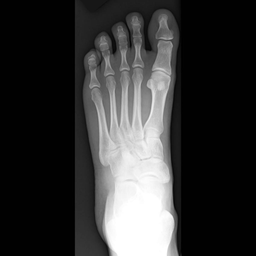
#> input picture images/1024 x 1024 (1).png, 256 x 256 px, shrunk from 1024 x 1024 before the run; its folder holds only this picture in this run
$ python key_sensitivity_analysis.py
#> lines starting #> are read from the running program, lines starting #| are printed output that depends on the picture; long printed decimals are rounded
### PWLCM.py
from PIL import Image
import numpy as np

# Piecewise Linear Chaotic Map
def pwlcm(initial,p,r,c):
    t = initial
    res = []
    for i in range(r):
        res1=[]
        for j in range(c):
            if (t >= 0 and t < p):
                t = t/p
                res1.append(t)
            elif (t >= p and t<0.5):
                t = (t-p)/(0.5-p)
                res1.append(t)
            elif (t >= 0.5 and t<1):
                t = 1-t
                if (t >= 0 and t < p):
                    t = t/p
                    res1.append(t)
                elif (t >= p and t<0.5):
                    t = (t-p)/(0.5-p)
                    res1.append(t)
        res.append(res1)
    return res

def encrypt(img, initial, p):
    M,N = img.size
    vals = [[int(i*256) for i in j] for j in pwlcm(initial, p, M, N)]
    encrypted = [[img.getpixel((i,j)) for i in range(M)] for j in range(N)]
    shift = [sum(i)%N for i in vals]
    for i in range(M):
        encrypted[i] = encrypted[i][shift[i]:] + encrypted[i][:shift[i]]
    try:
        for i in range(M):
            for j in range(N):
                encrypted[i][j] = tuple(x^vals[i][j] for x in encrypted[i][j])
    except TypeError: # in case of greyscale
        for i in range(M):
            for j in range(N):
                encrypted[i][j] = encrypted[i][j]^vals[i][j]
    return Image.fromarray(np.array(encrypted, dtype=np.uint8))


def decrypt(img, initial, p):
    M,N = img.size
    vals = [[int(i*256) for i in j] for j in pwlcm(initial, p, M, N)]
    decrypted = [[img.getpixel((i,j)) for i in range(M)] for j in range(N)]
    shift = [-sum(i)%N for i in vals]
    try:
        for i in range(M):
            for j in range(N):
                decrypted[i][j] = tuple(x^vals[i][j] for x in decrypted[i][j])
    except TypeError: # in case of greyscale
        for i in range(M):
            for j in range(N):
                decrypted[i][j] = decrypted[i][j]^vals[i][j]
    for i in range(M):
        decrypted[i] = decrypted[i][shift[i]:] + decrypted[i][:shift[i]]
    return Image.fromarray(np.array(decrypted, dtype=np.uint8))

# [10 lines that do not run on import are left out]

### LOGISTIC.py
import numpy as np
from PIL import Image

def logistic_map(x, r):
    return r*x*(1-x)

def gen_logistic_map(x0, r, n):
    x = x0
    for i in range(n):
        x = logistic_map(x, r)
        yield x

def gen_vals(x0, r, M, N):
    res = [[0 for i in range(N)] for j in range(M)]
    gen = gen_logistic_map(x0, r, M*N)
    for i in range(M):
        for j in range(N):
            res[i][j] = next(gen)
    return res

def encrypt(img, x0, r):
    M,N = img.size
    vals = gen_vals(x0, r, M, N)
    vals = [[int(i*256) for i in j] for j in vals]
    encrypted = [[img.getpixel((i,j)) for i in range(M)] for j in range(N)]
    shift = [sum(i)%N for i in vals]
    for i in range(M):
        encrypted[i] = encrypted[i][shift[i]:] + encrypted[i][:shift[i]]
    try:
        for i in range(M):
            for j in range(N):
                encrypted[i][j] = tuple(x^vals[i][j] for x in encrypted[i][j])
    except TypeError: # in case of greyscale
        for i in range(M):
            for j in range(N):
                encrypted[i][j] = encrypted[i][j]^vals[i][j]
    return Image.fromarray(np.array(encrypted, dtype=np.uint8))

def decrypt(img, x0, r):
    M,N = img.size
    vals = gen_vals(x0, r, M, N)
    vals = [[int(i*256) for i in j] for j in vals]
    decrypted = [[img.getpixel((i,j)) for i in range(M)] for j in range(N)]
    shift = [-sum(i)%N for i in vals]
    try:
        for i in range(M):
            for j in range(N):
                decrypted[i][j] = tuple(x^vals[i][j] for x in decrypted[i][j])
    except TypeError: # in case of greyscale
        for i in range(M):
            for j in range(N):
                decrypted[i][j] = decrypted[i][j]^vals[i][j]
    for i in range(M):
        decrypted[i] = decrypted[i][shift[i]:] + decrypted[i][:shift[i]]
    return Image.fromarray(np.array(decrypted, dtype=np.uint8))

# [6 lines that do not run on import are left out]

### DLSCM2.py
import cv2
from skimage.measure import shannon_entropy
from hashlib import sha256
import numpy as np
import math
import time

def encrypt(img, key=None, q=None, u=None, w=None):
    try:
       rows,cols,ch=img.shape
    except:
       rows,cols=img.shape
    x=[]
    y=[]
    z=[]
    if key:
        key = sha256(key).digest()[:12]
        q = [key[0]/key[1], key[2]/key[3], key[4]/key[5], key[6]/key[7]]
        u=float(key[8]/key[9])
        w=float(key[10]/key[11])
    else:
        if not q:
            q=[0.85,0.96,0.99,0.88]
        if not u:
            u = float(0.8)
        if not w:
            w = float(0.9)
    x.append(u)
    y.append(w)
    for count in range(0,4):
        r=q[count]
        ctr = 0
        for i in range(0,rows):
            for j in range(0,cols):
                x.append(math.sin(math.pi*(4*r*x[ctr]*(1-x[ctr])+(1-r)*math.sin(math.pi*y[ctr]))))
                y.append(math.sin(math.pi*(4*r*y[ctr]*(1-y[ctr])+(1-r)*math.sin(math.pi*x[ctr+1]))))
                ctr=ctr+1
    A=np.reshape(x[0:ctr],[rows,cols])
    F=np.reshape(y[0:ctr],[rows,cols])
    x.insert(0,x[ctr])
    y.insert(0,y[ctr])
    O=np.argsort(A,axis=0)
    t=np.zeros((rows,cols))
    po = 8
    key =256
    c=np.zeros((rows,cols))

    for a in range(rows):
        for b in range(cols):
            t[a][b] = img[a][b][0]

    for i in range(0,rows):
        if ( i == 0):
            c[i,:] = ((t[0,:]+t[rows-1,:]+t[rows-2,:]+F[:,i]*pow(2,po))%key)
        elif ( i == 1):
            c[i,:] = ((t[1,:]+c[0,:]+t[rows-1,:]+F[:,i]*pow(2,po))%key)
        else:
            c[i,:] = ((t[i,:]+c[i-1,:]+c[i-2,:]+F[:,i]*pow(2,po))%key)

    for i in range(0,cols):
        if ( i == 0):
            c[:,i] = ((t[:,0]+t[:,cols-1]+t[:,cols-2]+F[:,i]*pow(2,po))%key)
        elif ( i == 1):
            c[:,i] = ((t[:,1]+c[:,0]+t[:,cols-1]+F[:,i]*pow(2,po))%key)
        else:
            c[:,i] = ((t[:,i]+c[:,i-1]+c[:,i-2]+F[:,i]*pow(2,po))%key)

    return c

def decrypt(img, key=None, q=None, u=None, w=None):
    rows,cols=img.shape
    x=[]
    y=[]
    z=[]
    if key:
        key = sha256(key).digest()[:12]
        q = [key[0]/key[1], key[2]/key[3], key[4]/key[5], key[6]/key[7]]
        u=float(key[8]/key[9])
        w=float(key[10]/key[11])
    else:
        if not q:
            q=[0.85,0.96,0.99,0.88]
        if not u:
            u = float(0.8)
        if not w:
            w = float(0.9)
    x.append(u)
    y.append(w)
    for count in range(0,4):
        r=q[count]
        ctr = 0
        for i in range(0,rows):
            for j in range(0,cols):
                x.append(math.sin(math.pi*(4*r*x[ctr]*(1-x[ctr])+(1-r)*math.sin(math.pi*y[ctr]))))
                y.append(math.sin(math.pi*(4*r*y[ctr]*(1-y[ctr])+(1-r)*math.sin(math.pi*x[ctr+1]))))
                ctr=ctr+1
    A=np.reshape(x[0:ctr],[rows,cols])
    F=np.reshape(y[0:ctr],[rows,cols])
    x.insert(0,x[ctr])
    y.insert(0,y[ctr])
    O=np.argsort(A,axis=0)
    po = 8
    key =256
    d=np.zeros((rows,cols))
    c = img
    for i in range(0,rows):
        if (i>1):
            d[i,:] = ((c[i,:]-c[i-1,:]-c[i-2,:]-F[:,i]*pow(2,po))%key)
        elif (i==1):
            d[i,:] = ((c[1,:]-c[0,:]-c[rows-1,:]-F[:,i]*pow(2,po))%key)
        elif (i==0):
            d[i,:] = ((c[0,:]-c[rows-1,:]-c[rows-2,:]-F[:,i]*pow(2,po))%key)
    for i in range(0,cols):
        if (i>1):
            d[:,i] = ((c[:,i]-c[:,i-1]-c[:,i-2]-F[:,i]*pow(2,po))%key)
        elif (i==1):
            d[:,i] = ((c[:,1]-c[:,0]-c[:,cols-1]-F[:,i]*pow(2,po))%key)
        elif (i==0):
            d[:,i] = ((c[:,0]-c[:,cols-1]-c[:,cols-2]-F[:,i]*pow(2,po))%key)

    return d

# [6 lines that do not run on import are left out]

### LSCML.py
import cv2
import numpy as np
import math
import time
from skimage.measure import shannon_entropy
from hashlib import sha256
import matplotlib.pyplot as plt

def encrypt(img, mkey=None, q = None, u = None, w = None):
    rows, cols, ch = img.shape
    x=[]
    y=[]
    z=[]
    if mkey!=None:
        mkey = sha256(mkey).digest()[:12]
        q = [mkey[0]/mkey[1], mkey[2]/mkey[3], mkey[4]/mkey[5], mkey[6]/mkey[7]]
        q = [1.0/_ if _>1.0 else _ for _ in q]
        u=float(mkey[8]/mkey[9])
        if u>1.0:
            u=1.0/u
        w=float(mkey[10]/mkey[11])
        if w>1.0:
            w=1.0/w
    else:
        if q:
            q=[0.85,0.96,0.99,0.88]
        if u:
            u = float(0.8)
        if w:
            w = float(0.9)
    x.append(u)
    y.append(w)
    for count in range(0,4):
        r=q[count]
        ctr = 0
        for i in range(0,rows):
            for j in range(0,cols):
                x.append(math.sin(math.pi*(4*r*x[ctr]*(1-x[ctr])+(1-r)*math.sin(math.pi*y[ctr]))))
                y.append(math.sin(math.pi*(4*r*y[ctr]*(1-y[ctr])+(1-r)*math.sin(math.pi*x[ctr+1]))))
#				z.append(x[0]*y[0])
                ctr=ctr+1
    A=np.reshape(x[0:ctr],[rows,cols])
    F=np.reshape(y[0:ctr],[rows,cols])
#	A=np.reshape(z[0:ctr],[rows,cols])
#	F=np.reshape(z[0:ctr],[rows,cols])
    x.insert(0,x[ctr])
    y.insert(0,y[ctr])
    O=np.argsort(A,axis=0)
    t=np.zeros((rows,cols))
# [11 lines of commented-out code are left out]
    po = 8
    key =256
    c=np.zeros((rows,cols))
    c2 = np.zeros((rows,cols))

    for a in range(rows):
        for b in range(cols):
            t[a][b] = img[a][b][0]

    # Pixel Scrambling and Confusion

    # Pixel Scrambling Key Generation and Shuffling
    scramble_key = np.zeros((rows,cols))
    index_matrix = np.arange(rows*cols)
    np.random.shuffle(index_matrix)

    scramble_key = index_matrix.reshape([rows,cols])

    flatten_t = np.ndarray.flatten(t)
    for i in range(rows):
        for j in range(cols):
            c2[i][j] = flatten_t[scramble_key[i][j]]

    for a in range(rows):
        for b in range(cols):
            t[a][b] = c2[a][b]

    # Diffusion

    for i in range(0,rows):
        if ( i == 0):
            c[i,:] = ((t[0,:]+t[rows-1,:]+t[rows-2,:]+F[:,i]*pow(2,po))%key)
        elif ( i == 1):
            c[i,:] = ((t[1,:]+c[0,:]+t[rows-1,:]+F[:,i]*pow(2,po))%key)
        else:
            c[i,:] = ((t[i,:]+c[i-1,:]+c[i-2,:]+F[:,i]*pow(2,po))%key)

    for i in range(0,cols):
        if ( i == 0):
            c[:,i] = ((t[:,0]+t[:,cols-1]+t[:,cols-2]+F[:,i]*pow(2,po))%key)
        elif ( i == 1):
            c[:,i] = ((t[:,1]+c[:,0]+t[:,cols-1]+F[:,i]*pow(2,po))%key)
        else:
            c[:,i] = ((t[:,i]+c[:,i-1]+c[:,i-2]+F[:,i]*pow(2,po))%key)
    return c, scramble_key

def decrypt(img, scramble_key, mkey=None, q=None,u=None,w=None):
    rows, cols = img.shape
    x=[]
    y=[]
    z=[]
    if mkey!=None:
        key = sha256(mkey).digest()[:12]
        q = [key[0]/key[1], key[2]/key[3], key[4]/key[5], key[6]/key[7]]
        q = [1.0/_ if _>1.0 else _ for _ in q]
        u=float(key[8]/key[9])
        if u>1.0:
            u=1.0/u
        w=float(key[10]/key[11])
        if w>1.0:
            w=1.0/w
    else:
        if q:
            q=[0.85,0.96,0.99,0.88]
        if u:
            u = float(0.8)
        if w:
            w = float(0.9)
    x.append(u)
    y.append(w)
    for count in range(0,4):
        r=q[count]
        ctr = 0
        for i in range(0,rows):
            for j in range(0,cols):
                x.append(math.sin(math.pi*(4*r*x[ctr]*(1-x[ctr])+(1-r)*math.sin(math.pi*y[ctr]))))
                y.append(math.sin(math.pi*(4*r*y[ctr]*(1-y[ctr])+(1-r)*math.sin(math.pi*x[ctr+1]))))
                ctr=ctr+1
    A=np.reshape(x[0:ctr],[rows,cols])
    F=np.reshape(y[0:ctr],[rows,cols])
    x.insert(0,x[ctr])
    y.insert(0,y[ctr])
    O=np.argsort(A,axis=0)
    po = 8
    key =256
    d=np.zeros((rows,cols))
    c = img
    for i in range(0,rows):
        if (i>1):
            d[i,:] = ((c[i,:]-c[i-1,:]-c[i-2,:]-F[:,i]*pow(2,po))%key)
        elif (i==1):
            d[i,:] = ((c[1,:]-c[0,:]-c[rows-1,:]-F[:,i]*pow(2,po))%key)
        elif (i==0):
            d[i,:] = ((c[0,:]-c[rows-1,:]-c[rows-2,:]-F[:,i]*pow(2,po))%key)
    for i in range(0,cols):
        if (i>1):
            d[:,i] = ((c[:,i]-c[:,i-1]-c[:,i-2]-F[:,i]*pow(2,po))%key)
        elif (i==1):
            d[:,i] = ((c[:,1]-c[:,0]-c[:,cols-1]-F[:,i]*pow(2,po))%key)
        elif (i==0):
            d[:,i] = ((c[:,0]-c[:,cols-1]-c[:,cols-2]-F[:,i]*pow(2,po))%key)
    d2 = np.zeros(rows*cols)
    for i in range(rows):
        for j in range(cols):
            d2[scramble_key[i][j]] = d[i][j]

    d = d2.reshape([rows,cols])
    return d

# [6 lines that do not run on import are left out]


### key_sensitivity_analysis.py
#Python equivalent of key_sensitivity_analysis.m

from PIL import Image
import cv2
import numpy as np
from PWLCM import encrypt as pwlcm, decrypt as dpwlcm
from LOGISTIC import encrypt as logistic, decrypt as dlogistic
from DLSCM2 import encrypt as dlscm, decrypt as ddlscm
from LSCML import encrypt as lscml, decrypt as dlscml

def compare(img1, img2):
    match_count = 0
    if img1.size != img2.size:
        return -1
    if img1.mode != img2.mode:
        return -1
    for i in range(img1.size[0]):
        for j in range(img1.size[1]):
            if img1.getpixel((i,j)) == img2.getpixel((i,j)):
                match_count+=1
    percent_match = (match_count/(img1.size[0]*img1.size[1]))*100
    return percent_match

def ksa_pwlcm(fname):
#> called with fname = 'images/1024 x 1024 (1).png'
    img = Image.open(fname)
#> img is the input picture: PIL image 256x256 L; min 0, max 255, mean 52.8
    img1 = pwlcm(img, 0.5, 0.8)
#> in encrypt, `encrypted = [[img.getpixel((i,j)) for i in range(M)] for j in range(N)]`: encrypted = 256 items
    img2 = pwlcm(img, 0.5, 0.9)
    match1 = compare(img1, img2)
#> match1 = 0.459
    img3 = dpwlcm(img1, 0.5, 0.8)
#> in decrypt, `decrypted = [[img.getpixel((i,j)) for i in range(M)] for j in range(N)]`: decrypted = 256 items
    img4 = dpwlcm(img1, 0.6, 0.9)
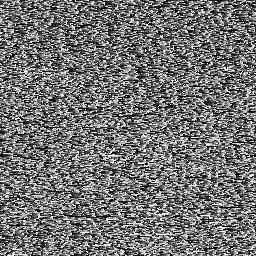
#> img4: PIL image 256x256 L; min 0, max 255, mean 115.1
    match2 = compare(img3, img4)
#> match2 = 0.464
    print(fname + ': ', str(match1) + '%, ' + str(match2) + '%' ,sep='\t')
#| images/1024 x 1024 (1).png: 	0.4593%, 0.4639%

def ksa_logistic(fname):
    img = Image.open(fname)
    img1 = logistic(img, 0.5, 3.8)
#> in encrypt, `encrypted = [[img.getpixel((i,j)) for i in range(M)] for j in range(N)]`: encrypted = 256 items
    img2 = logistic(img, 0.5, 3.9)
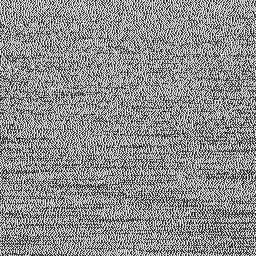
#> img2: PIL image 256x256 L; min 0, max 255, mean 141.3
    match1 = compare(img1, img2)
#> match1 = 0.392
    img3 = dlogistic(img1, 0.5, 3.8)
#> in decrypt, `decrypted = [[img.getpixel((i,j)) for i in range(M)] for j in range(N)]`: decrypted = 256 items
    img4 = dlogistic(img1, 0.6, 3.9)
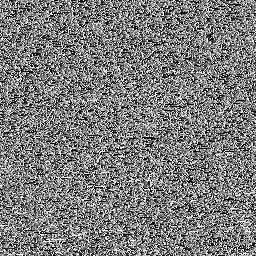
#> img4: PIL image 256x256 L; min 0, max 255, mean 123.8
    match2 = compare(img3, img4)
#> match2 = 0.377
    print(fname + ': ', str(match1) + '%, ' + str(match2) + '%' ,sep='\t')
#| images/1024 x 1024 (1).png: 	0.3922%, 0.3769%

def ksa_2dlscm(fname):
#> called with fname = 'images/1024 x 1024 (1).png'
    img = Image.open(fname)
    #convert PIL image to cv2 image
    img = cv2.cvtColor(np.array(img), cv2.COLOR_RGB2BGR)
#> img: shape (256, 256, 3)
    img1 = dlscm(img, key=None, q=[0.85,0.96,0.99,0.88],u=0.8,w=0.9)
    img2 = dlscm(img, key=None, q=[0.85,0.96,0.99,0.88],u=0.7,w=0.9)
    img3 = ddlscm(img1, key=None, q=[0.85,0.96,0.99,0.88],u=0.8,w=0.9)
    img4 = ddlscm(img1, key=None, q=[0.95,0.84,0.98,0.87],u=0.5,w=0.9)
#> call 2 of decrypt, with u = 0.5, w = 0.9
#> after the loop in decrypt (call 2), `for i in range(0,cols):`:
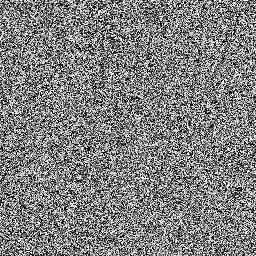
#> d: shape (256, 256) float64; min 0.00118, max 256, mean 129.1; drawn with min black and max white
    img1 = Image.fromarray(img1)
#> img1: PIL image 256x256 F
    img2 = Image.fromarray(img2)
#> img2: PIL image 256x256 F
    img3 = Image.fromarray(img3)
    img4 = Image.fromarray(img4)
#> img4: PIL image 256x256 F
    match1 = compare(img1, img2)
#> match1 = 0.00153
    match2 = compare(img3, img4)
#> match2 = 0.00153
    print(fname + ': ', str(match1) + '%, ' + str(match2) + '%' ,sep='\t')
#| images/1024 x 1024 (1).png: 	0.001526%, 0.001526%

def ksa_lscml(fname):
    img = Image.open(fname)
    img = cv2.cvtColor(np.array(img), cv2.COLOR_RGB2BGR)
    img1,sk1 = lscml(img, mkey=None, q=[0.85,0.96,0.99,0.88], u=0.8, w=0.9)
    img2,sk2 = lscml(img, mkey=None, q=[0.85,0.96,0.99,0.88], u=0.7, w=0.9)
#> call 2 of encrypt, with u = 0.7, w = 0.9
#> after the loop in encrypt (call 2), `for i in range(rows):`:
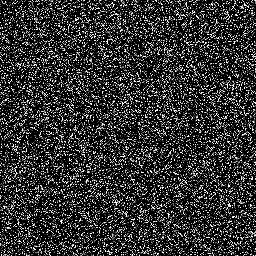
#> c2: shape (256, 256) float64; min 0, max 255, mean 52.8
#> after the loop in encrypt (call 2), `for i in range(0,cols):`:
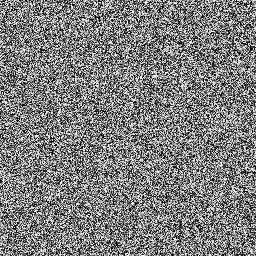
#> c: shape (256, 256) float64; min 0.00456, max 256, mean 127.3; drawn with min black and max white
    img3 = dlscml(img1, sk1, mkey=None, q=[0.85,0.96,0.99,0.88], u=0.8, w=0.9)
    img4 = dlscml(img1, sk2, mkey=None, q=[0.95,0.84,0.98,0.87], u=0.5, w=0.9)
#> call 2 of decrypt, with u = 0.5, w = 0.9
#> in decrypt (call 2), `d = d2.reshape([rows,cols])`:
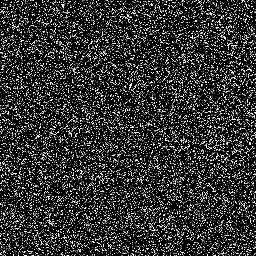
#> d: shape (256, 256) float64; min 0, max 256, mean 53.4; drawn with min black and max white
    img1 = Image.fromarray(img1)
    img2 = Image.fromarray(img2)
    img3 = Image.fromarray(img3)
    img4 = Image.fromarray(img4)
    match1 = compare(img1, img2)
#> match1 = 0.107
    match2 = compare(img1, img2)
#> match2 = 0.107
    print(fname + ': ', str(match1) + '%, ' + str(match2) + '%' ,sep='\t')
#| images/1024 x 1024 (1).png: 	0.1068%, 0.1068%

if __name__=='__main__':
    import os
    print("PWLCM Key sensitivity: ")
    print("Name\t\tEnc\t\tDec")
    for img in os.listdir('images'):
        ksa_pwlcm('images/'+img)
    print("\nLOGISTIC Key sensitivity: ")
    print("Name\t\tEnc\t\tDec")
    for img in os.listdir('images'):
        ksa_logistic('images/'+img)
    print('\n2DLSCM Key sensitivity: ')
    print("Name\t\tEnc\t\tDec")
    for img in os.listdir('images'):
        ksa_2dlscm('images/'+img)
    print('\nLSCML Key sensitivity: ')
    print("Name\t\tEnc\t\tDec")
    for img in os.listdir('images'):
        ksa_lscml('images/'+img)

$ run again, on images/8.bmp
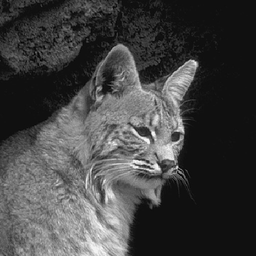
#> input picture images/8.bmp, 256 x 256 px, shrunk from 512 x 512 before the run
#> in ksa_pwlcm, img is the input picture: PIL image 256x256 RGB; min 0, max 249, mean 66.9
#> in encrypt, `encrypted = [[img.getpixel((i,j)) for i in range(M)] for j in range(N)]`: encrypted = 256 items
#> in ksa_pwlcm, `match1 = compare(img1, img2)`: match1 = 0.407
#> in decrypt, `decrypted = [[img.getpixel((i,j)) for i in range(M)] for j in range(N)]`: decrypted = 256 items
#> in ksa_pwlcm, `match2 = compare(img3, img4)`: match2 = 0.409
#| images/8.bmp: 	0.4074%, 0.4089%
#> in encrypt, `encrypted = [[img.getpixel((i,j)) for i in range(M)] for j in range(N)]`: encrypted = 256 items
#> in ksa_logistic, `match1 = compare(img1, img2)`: match1 = 0.465
#> in decrypt, `decrypted = [[img.getpixel((i,j)) for i in range(M)] for j in range(N)]`: decrypted = 256 items
#> in ksa_logistic, `match2 = compare(img3, img4)`: match2 = 0.403
#| images/8.bmp: 	0.4654%, 0.4028%
#> after the loop in decrypt (call 2), `for i in range(0,cols):`:
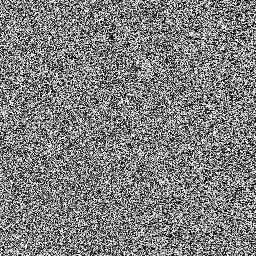
#> d: shape (256, 256) float64; min 0.00551, max 256, mean 127.9; drawn with min black and max white
#> in ksa_2dlscm, `match1 = compare(img1, img2)`: match1 = 0.00153
#| images/8.bmp: 	0.001526%, 0.001526%
#> in decrypt (call 2), `d = d2.reshape([rows,cols])`:
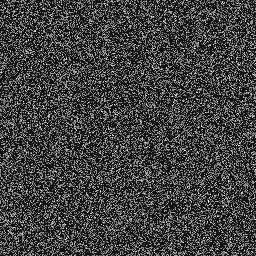
#> d: shape (256, 256) float64; min 0, max 255.2, mean 67.4; drawn with min black and max white
#> in ksa_lscml, `match1 = compare(img1, img2)`: match1 = 0.0626
#| images/8.bmp: 	0.06256%, 0.06256%

$ run again, on images/airplaneU2.bmp
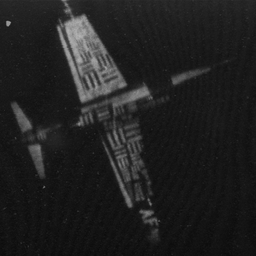
#> input picture images/airplaneU2.bmp, 256 x 256 px, shrunk from 1024 x 1024 before the run
#> in ksa_pwlcm, img is the input picture: PIL image 256x256 RGB; min 11, max 181, mean 32.5
#> in encrypt, `encrypted = [[img.getpixel((i,j)) for i in range(M)] for j in range(N)]`: encrypted = 256 items
#> in ksa_pwlcm, `match1 = compare(img1, img2)`: match1 = 0.513
#> in decrypt, `decrypted = [[img.getpixel((i,j)) for i in range(M)] for j in range(N)]`: decrypted = 256 items
#> in ksa_pwlcm, `match2 = compare(img3, img4)`: match2 = 0.562
#| images/airplaneU2.bmp: 	0.5127%, 0.5615%
#> in encrypt, `encrypted = [[img.getpixel((i,j)) for i in range(M)] for j in range(N)]`: encrypted = 256 items
#> in ksa_logistic, `match1 = compare(img1, img2)`: match1 = 0.414
#> in decrypt, `decrypted = [[img.getpixel((i,j)) for i in range(M)] for j in range(N)]`: decrypted = 256 items
#> in ksa_logistic, `match2 = compare(img3, img4)`: match2 = 0.42
#| images/airplaneU2.bmp: 	0.4135%, 0.4196%
#> after the loop in decrypt (call 2), `for i in range(0,cols):`:
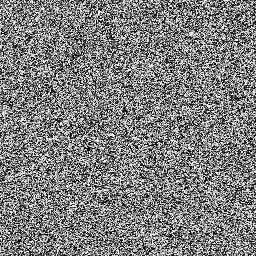
#> d: shape (256, 256) float64; min 0.00143, max 256, mean 128; drawn with min black and max white
#> in ksa_2dlscm, `match1 = compare(img1, img2)`: match1 = 0.00153
#| images/airplaneU2.bmp: 	0.001526%, 0.001526%
#> in decrypt (call 2), `d = d2.reshape([rows,cols])`:
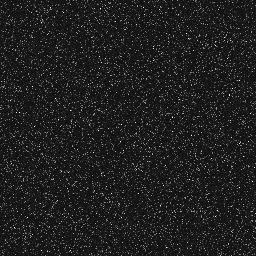
#> d: shape (256, 256) float64; min 1.16, max 255.6, mean 33.3; drawn with min black and max white
#> in ksa_lscml, `match1 = compare(img1, img2)`: match1 = 0.0717
#| images/airplaneU2.bmp: 	0.07172%, 0.07172%
